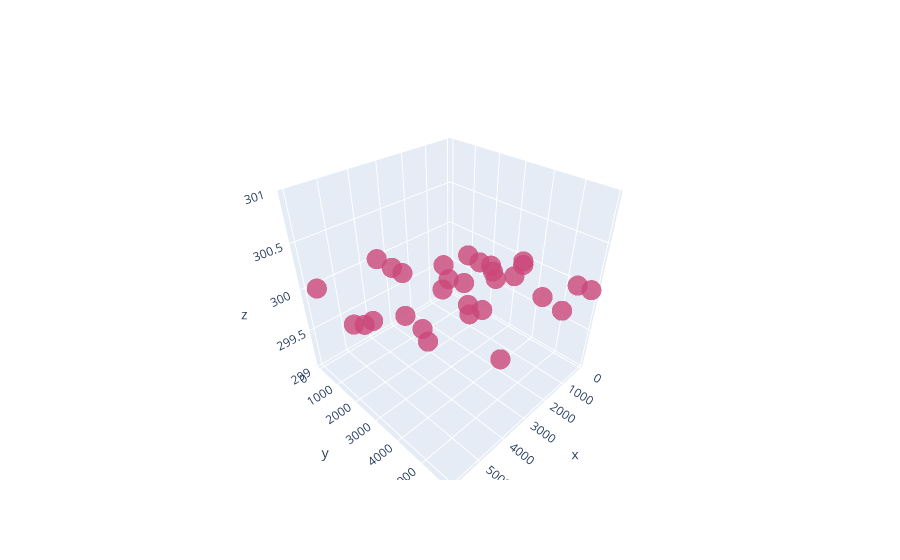

Notebook code for this chart:
### Code cell
fig = go.Figure(data=[go.Scatter3d(x=x, y=y, z=z,
                                   mode='markers', marker=dict(
        size=7,
        color=z,                  
        opacity=0.8
    ))])
fig.show()

### Figure 1 — Plotly figure (JSON) as saved in the notebook; plotly's stock layout.template omitted (floating-point values rounded to 4 significant figures)
{"data": [{"marker": {"color": [300, 300, 300, 300, 300, 300, 300, 300, 300, 300, 300, 300, 300, 300, 300, 300, 300, 300, 300, 300, 300, 300, 300, 300, 300, 300, 300, 300, 300, 300], "opacity": 0.8, "size": 7}, "mode": "markers", "type": "scatter3d", "x": [3424, 3463, 4754, 1610, 1351, 5776, 5035, 3154, 1242, 3459, 5515, 3477, 194, 5769, 65, 1183, 1135, 1520, 2638, 3066, 4798, 1374, 4220, 141, 5972, 3177, 1084, 2190, 371, 2458], "y": [1260, 791, 2948, 3517, 3181, 2478, 4154, 2770, 2525, 4133, 2503, 37, 3486, 118, 5882, 1971, 2918, 5829, 2510, 4251, 3691, 5071, 5858, 5468, 2268, 3815, 3819, 1834, 3617, 2983], "z": [300, 300, 300, 300, 300, 300, 300, 300, 300, 300, 300, 300, 300, 300, 300, 300, 300, 300, 300, 300, 300, 300, 300, 300, 300, 300, 300, 300, 300, 300]}], "layout": {}}
